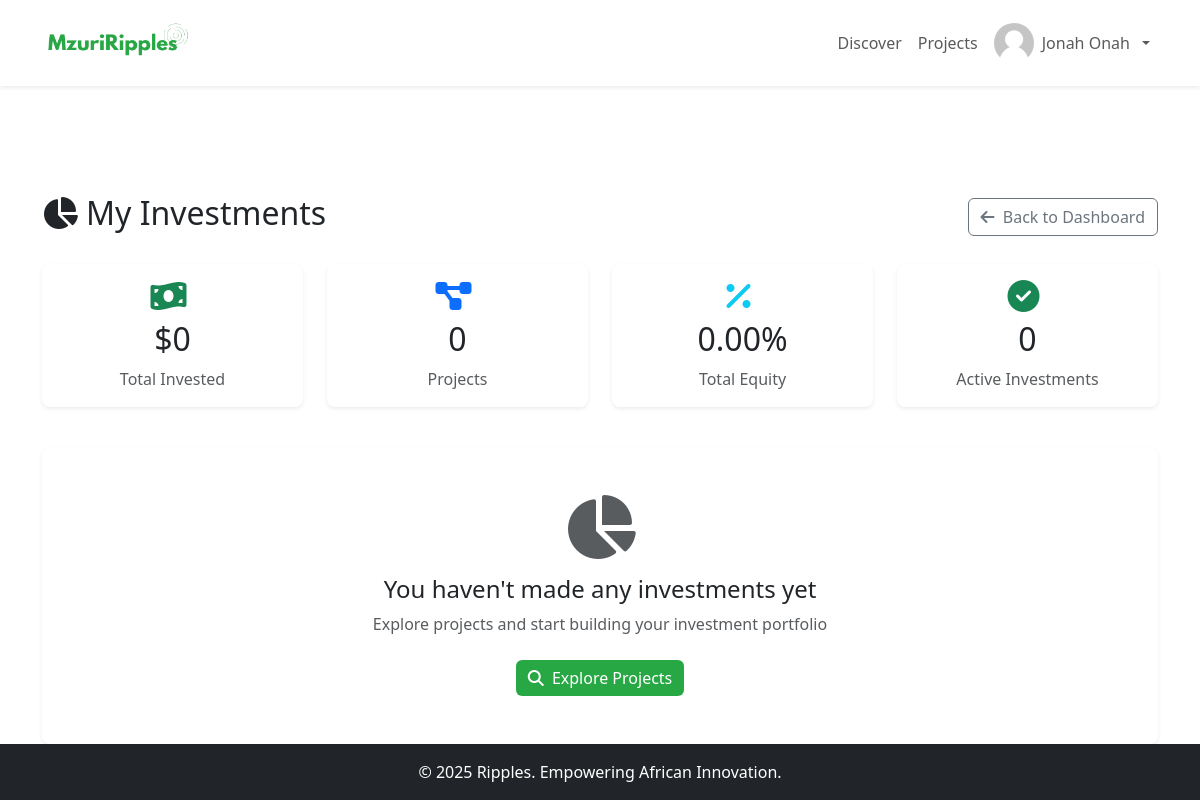
The app's page /my-investments/ (signed in), older data.
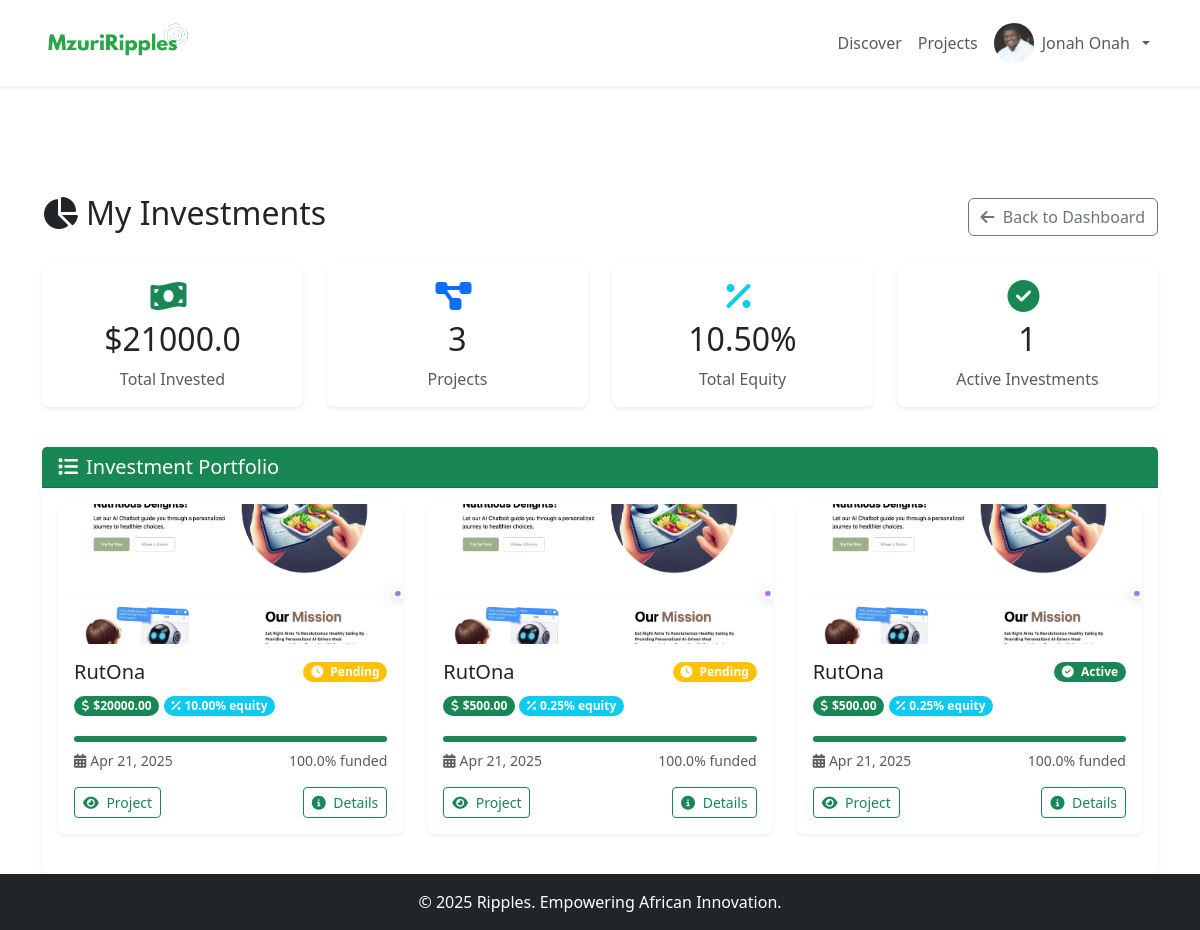
The same page, newer data.
### projects/models.py (models this page shows, shortened)
class CustomUser(AbstractUser):
    USER_TYPES = (
        ('founder', 'Founder'),
        ('donor', 'Donor/Pledger'),
        ('investor', 'Investor'),
    )
    user_type = models.CharField(max_length=20, choices=USER_TYPES)
    phone_number = models.CharField(max_length=20)
    profile_completed = models.BooleanField(default=False)
    location = models.CharField(max_length=100, blank=True, null=True)
    address_line1 = models.CharField(max_length=255, blank=True, null=True)
    address_line2 = models.CharField(max_length=255, blank=True, null=True)
    city = models.CharField(max_length=100, blank=True, null=True)
    state_province = models.CharField(max_length=100, blank=True, null=True)
    postal_code = models.CharField(max_length=20, blank=True, null=True)
    country = models.CharField(max_length=100, blank=True, null=True)
    email_verified = models.BooleanField(default=False)
    email = models.EmailField(unique=True)
    USERNAME_FIELD = 'email'
    REQUIRED_FIELDS = ['username']

class FounderProfile(models.Model):
    user = models.OneToOneField(settings.AUTH_USER_MODEL, on_delete=models.CASCADE)
    image = models.ImageField(upload_to='profile_images/', blank=True, null=True)
    company_name = models.CharField(max_length=100, blank=True, null=True)
    industry = models.CharField(max_length=100, blank=True, null=True)
    experience = models.TextField(blank=True, null=True)
    cv = models.FileField(upload_to='founder_cvs/', blank=True, null=True)
    website = models.URLField(blank=True)
    bio = models.TextField()

class Investment(models.Model):
    STATUS_CHOICES = [
        ('active', 'Active'),
        ('pending', 'Pending'),
        ('completed', 'Completed'),
        ('failed', 'Failed'),
    ]
    project = models.ForeignKey(Project, on_delete=models.CASCADE, related_name='investments')
    investor = models.ForeignKey(settings.AUTH_USER_MODEL, on_delete=models.CASCADE)
    amount = models.DecimalField(max_digits=10, decimal_places=2)
    equity_percentage = models.DecimalField(max_digits=6, decimal_places=2, default=0)
    actual_return = models.DecimalField(max_digits=5, decimal_places=2, null=True)
    terms = models.ForeignKey(InvestmentTerm, on_delete=models.SET_NULL, null=True)
    status = models.CharField(max_length=20, choices=STATUS_CHOICES, default='pending')
    created_at = models.DateTimeField(auto_now_add=True)
    is_counted = models.BooleanField(default=False)

class Project(models.Model):
    title = models.CharField(max_length=200)
    description = RichTextField()  # Changed from TextField to RichTextField
    funding_goal = models.DecimalField(max_digits=10, decimal_places=2)
    amount_raised = models.DecimalField(max_digits=10, decimal_places=2, default=0)
    total_investment_raised = models.DecimalField(max_digits=10, decimal_places=2, default=0)
    created_at = models.DateTimeField(default=timezone.now)
    deadline = models.DateTimeField()
    creator = models.ForeignKey(settings.AUTH_USER_MODEL, on_delete=models.CASCADE, related_name='projects_created')
    image = models.ImageField(upload_to='project_images/')
    category = models.ForeignKey(Category, on_delete=models.SET_NULL, null=True, blank=True)
    funding_type = models.ForeignKey(FundingType, on_delete=models.SET_NULL, null=True)
    location = models.CharField(max_length=100, blank=True, null=True)
    short_description = models.CharField(max_length=255, blank=True, null=True)
    video_url = models.URLField(blank=True, null=True)

### projects/views.py (the view)
# urls.py: path('my-investments/', views.MyInvestmentsView.as_view(), name='my_investments'),
class MyInvestmentsView(LoginRequiredMixin, ListView):
    model = Investment
    template_name = 'projects/my_investments.html'  # Create this template
    context_object_name = 'investments'
    def get_queryset(self):
        return Investment.objects.filter(investor=self.request.user)

### projects/context_processors.py (called while the page is built)
def site_settings(request):
    try:
        settings = SiteSettings.load()
        return {'site_settings': settings}
    except:
        return {'site_settings': None}

### projects/models.py (called while the page is built)
    @classmethod
    def load(cls):
        obj, created = cls.objects.get_or_create(pk=1)
        return obj

### projects/templatetags/project_tags.py (called while the page is built)
@register.filter
def percentage(value, max_value):
    try:
        if not max_value or float(max_value) == 0:
            return 0
        value = float(value)
        max_value = float(max_value)
        result = min(100, int((value / max_value) * 100))  # Cap at 100%
        return result
    except (ValueError, TypeError, ZeroDivisionError):
        return 0

@register.filter
def sum_attr(queryset, attr_name):
    total = 0
    for obj in queryset:
        value = getattr(obj, attr_name, 0)
        if value:
            total += float(value)
    return total

@register.filter
def filter_by(queryset, filter_string):
    if not filter_string or ',' not in filter_string:
        return queryset
    attr, value = filter_string.split(',', 1)
    kwargs = {attr: value}
    return [obj for obj in queryset if str(getattr(obj, attr, None)) == value]

### projects/templates/projects/my_investments.html (shortened to what the changed rows need)
{% extends 'base.html' %}
{% load project_tags %}
{% block content %}
<div class="container mt-5">
    <div class="d-flex justify-content-between align-items-center mb-4">
        <h2><i class="fas fa-chart-pie me-2"></i>My Investments</h2>
    </div>
    <div class="row mb-4">
        <div class="col-md-3">
            <div class="card text-center mb-3 shadow-sm border-0 rounded-3">
                <div class="card-body">
                    <div class="d-flex align-items-center justify-content-center mb-2">
                        <i class="fas fa-money-bill-wave fa-2x text-success me-2"></i>
                    </div>
                    <h5 class="card-title display-6">${{ investments|sum_attr:"amount"|default:"0" }}</h5>
                    <p class="card-text text-muted">Total Invested</p>
                </div>
            </div>
        </div>
        <div class="col-md-3">
            <div class="card text-center mb-3 shadow-sm border-0 rounded-3">
                <div class="card-body">
                    <div class="d-flex align-items-center justify-content-center mb-2">
                        <i class="fas fa-project-diagram fa-2x text-primary me-2"></i>
                    </div>
                    <h5 class="card-title display-6">{{ investments|length }}</h5>
                    <p class="card-text text-muted">Projects</p>
                </div>
            </div>
        </div>
        <div class="col-md-3">
            <div class="card text-center mb-3 shadow-sm border-0 rounded-3">
                <div class="card-body">
                    <div class="d-flex align-items-center justify-content-center mb-2">
                        <i class="fas fa-percentage fa-2x text-info me-2"></i>
                    </div>
                    <h5 class="card-title display-6">{{ investments|sum_attr:"equity_percentage"|floatformat:2 }}%</h5>
                    <p class="card-text text-muted">Total Equity</p>
                </div>
            </div>
        </div>
        <div class="col-md-3">
            <div class="card text-center mb-3 shadow-sm border-0 rounded-3">
                <div class="card-body">
                    <div class="d-flex align-items-center justify-content-center mb-2">
                        <i class="fas fa-check-circle fa-2x text-success me-2"></i>
                    </div>
                    <h5 class="card-title display-6">{{ investments|filter_by:"status,active"|length }}</h5>
                    <p class="card-text text-muted">Active Investments</p>
                </div>
            </div>
        </div>
    </div>
    {% if investments %}
    <div class="card shadow-sm border-0 rounded-3">
        <div class="card-header bg-success text-white">
            <h3 class="h5 mb-0"><i class="fas fa-list me-2"></i>Investment Portfolio</h3>
        </div>
        <div class="card-body">
            <div class="row">
                {% for investment in investments %}
                <div class="col-md-6 col-lg-4 mb-4">
                    <div class="card h-100 shadow-sm border-0 rounded-3 hover-shadow">
                        {% if investment.project.image %}
                        <img src="{{ investment.project.image.url }}" class="card-img-top rounded-top" alt="{{ investment.project.title }}" style="height: 140px; object-fit: cover;">
                        {% else %}
                        <div class="bg-light text-center py-4 rounded-top">
                            <i class="fas fa-project-diagram fa-3x text-muted"></i>
                        </div>
                        {% endif %}
                        <div class="card-body">
                            <div class="d-flex justify-content-between align-items-center mb-2">
                                <h5 class="card-title mb-0">{{ investment.project.title|truncatechars:20 }}</h5>
                                <span class="badge rounded-pill
                                    {% if investment.status == 'pending' %}bg-warning
                                    {% elif investment.status == 'active' %}bg-success
                                    {% elif investment.status == 'rejected' %}bg-danger
                                    {% else %}bg-secondary{% endif %}">
                                    {% if investment.status == 'pending' %}<i class="fas fa-clock me-1"></i>
                                    {% elif investment.status == 'active' %}<i class="fas fa-check-circle me-1"></i>
                                    {% elif investment.status == 'rejected' %}<i class="fas fa-times-circle me-1"></i>
                                    {% else %}<i class="fas fa-question-circle me-1"></i>{% endif %}
                                    {{ investment.get_status_display }}
                                </span>
                            </div>
                            <div class="mb-3">
                                <span class="badge bg-success rounded-pill mb-1 d-inline-block">
                                    <i class="fas fa-dollar-sign me-1"></i>${{ investment.amount }}
                                </span>
                                <span class="badge bg-info rounded-pill mb-1 d-inline-block">
                                    <i class="fas fa-percentage me-1"></i>{{ investment.equity_percentage|floatformat:2 }}% equity
                                </span>
                            </div>
                            <div class="progress mb-2" style="height: 6px; border-radius: 3px;">
                                <div class="progress-bar bg-success"
                                     style="width: {{ investment.project.amount_raised|percentage:investment.project.funding_goal }}%">
                                </div>
                            </div>
                            <div class="d-flex justify-content-between mb-3">
                                <small class="text-muted">
                                    <i class="fas fa-calendar-alt me-1"></i>{{ investment.created_at|date:"M d, Y" }}
                                </small>
                                <small class="text-muted">
                                    {{ investment.project.amount_raised|percentage:investment.project.funding_goal|floatformat:1 }}% funded
                                </small>
                            </div>
                            <div class="d-flex justify-content-between">
                                <a href="{% url 'project_detail' investment.project.id %}" class="btn btn-sm btn-outline-success">
                                    <i class="fas fa-eye me-1"></i> Project
                                </a>
                                <a href="{% url 'investment_detail' investment.id %}" class="btn btn-sm btn-outline-success">
                                    <i class="fas fa-info-circle me-1"></i> Details
                                </a>
                            </div>
                        </div>
                    </div>
                </div>
                {% endfor %}
            </div>
        </div>
    </div>
    {% else %}
    <div class="card shadow-sm border-0 rounded-3">
        <div class="card-body text-center py-5">
            <i class="fas fa-chart-pie fa-4x text-muted mb-3"></i>
            <h4>You haven't made any investments yet</h4>
            <p class="text-muted">Explore projects and start building your investment portfolio</p>
            <a href="{% url 'explore_projects' %}" class="btn btn-primary mt-2">
                <i class="fas fa-search me-1"></i> Explore Projects
            </a>
        </div>
    </div>
    {% endif %}
</div>
{% endblock %}

### projects/templates/base.html (shortened to what this page needs)
{% load static %}
<!DOCTYPE html>
<html lang="en">
<head>
    <link href="https://cdn.jsdelivr.net/npm/bootstrap@5.3.0/dist/css/bootstrap.min.css" rel="stylesheet">
    <link rel="stylesheet" href="{% static 'css/styles.css' %}">
    <link rel="stylesheet" href="https://cdnjs.cloudflare.com/ajax/libs/font-awesome/6.7.2/css/all.min.css">
    <link rel="stylesheet" type="text/css" href="https://cdn.datatables.net/v/bs5/dt-1.11.3/datatables.min.css"/>
</head>
<body class="d-flex flex-column h-100">
    <nav class="navbar navbar-expand-lg navbar-light bg-white shadow-sm">
        <div class="container">
            <a class="navbar-brand" href="/">
                {% if site_settings.logo %}
                    <img src="{{ site_settings.logo.url }}"
                         alt="{{ site_settings.site_name }}"
                         style="height: 60px;">
                {% else %}
                    <span class="h3 text-primary">{{ site_settings.site_name }}</span>
                {% endif %}
            </a>
            <div class="collapse navbar-collapse" id="navbarNav">
                <ul class="navbar-nav ms-auto d-flex align-items-center">
                    <li class="nav-item"><a class="nav-link" href="{% url 'home' %}">Discover</a></li>
                    <li class="nav-item"><a class="nav-link" href="{% url 'project_list' %}">Projects</a></li>
                    {% if user.is_authenticated %}
                    <li class="nav-item dropdown">
                        <a class="nav-link dropdown-toggle d-flex align-items-center gap-2" href="#" id="navbarDropdown" role="button" data-bs-toggle="dropdown" aria-expanded="false">
                            {% if user.founderprofile.image %}
                                <img src="{{ user.founderprofile.image.url }}"
                                     alt="Avatar"
                                     class="rounded-circle"
                                     width="40" height="40"
                                     style="object-fit: cover;">
                            {% elif user.investorprofile.image %}
                                <img src="{{ user.investorprofile.image.url }}"
                                     alt="Avatar"
                                     class="rounded-circle"
                                     width="40" height="40"
                                     style="object-fit: cover;">
                            {% else %}
                                <img src="{% static 'images/default-avatar.png' %}"
                                     alt="Avatar"
                                     class="rounded-circle"
                                     width="40" height="40"
                                     style="object-fit: cover;">
                            {% endif %}
                            <span>{{ user.get_full_name|default:user.username }}</span>
                        </a>
                    </li>
                    {% else %}
                        <li class="nav-item"><a class="nav-link" href="{% url 'login' %}">Login</a></li>
                        <li class="nav-item"><a class="btn btn-primary ms-2" href="{% url 'signup' %}">Sign Up</a></li>
                    {% endif %}
                </ul>
            </div>
        </div>
    </nav>
    <main class="flex-shrink-0">
        {% block content %}{% endblock %}
    </main>
    <footer class="footer mt-auto py-3 bg-dark">
        <div class="container text-center">
            <p class="mb-0 text-white">&copy; {% now "Y" %} Ripples. Empowering African Innovation.</p>
        </div>
    </footer>
</body>
</html>

Row changes from the older to the newer data that the page shows:
changed CustomUser "Jonah Onah": founderprofile.image: picture added
added Investment: amount.amount "21000.0", equity_percentage.equity_percentage "10.50", project.image (picture), project "RutOna", status "Pending", amount "20000.00", equity_percentage "10.00", created_at "Apr 21, 2025", project.amount_raised|percentage "100.0"
added Investment: project.image (picture), project "RutOna", status "Pending", amount "500.00", equity_percentage "0.25", created_at "Apr 21, 2025", project.amount_raised|percentage "100.0"
added Investment: project.image (picture), project "RutOna", status "Active", amount "500.00", equity_percentage "0.25", created_at "Apr 21, 2025", project.amount_raised|percentage "100.0"
Text that changed along with them:
{{ investments|length }}: "0" → "3"
{{ investments|filter_by:"status,active"|length }}: "0" → "1"
{{ investments|sum_attr:"amount"|default:"0" }}: "0" → (not shown)
{{ investments|sum_attr:"equity_percentage"|floatformat:2 }}: "0.00" → (not shown)
text no longer shown: "You haven't made any investments yet Explore projects and start building your investment portfolio Explore Projects"
text now shown: "Investment Portfolio"
